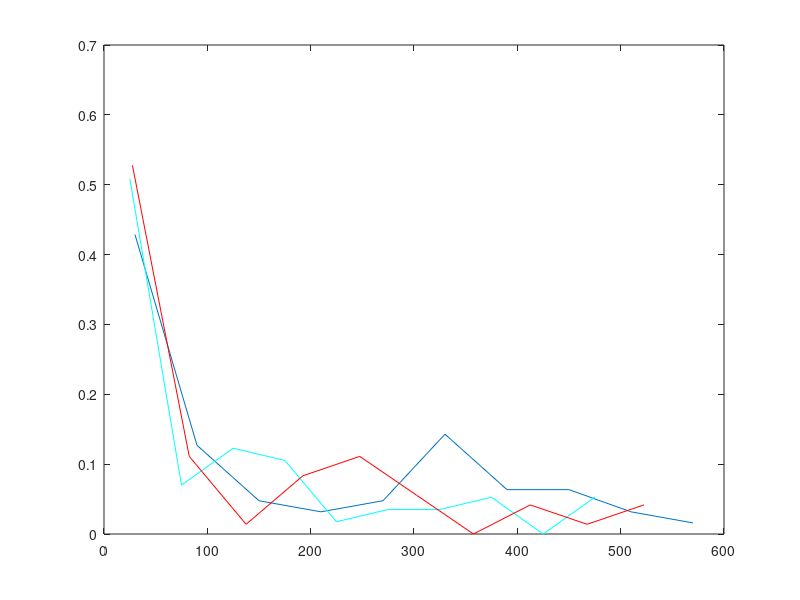

Reproduce this figure in MATLAB.
x = csvread('x1.csv');
[n, z] = hist(x, 10);
n = n./sum(n);
plot(z, n)
hold on

x = csvread('x2.csv');
[n, z] = hist(x, 10);
n = n./sum(n);
plot(z, n, 'c')
hold on

x = csvread('x3.csv');
[n, z] = hist(x, 10);
n = n./sum(n);
plot(z, n, 'r')
hold on

% 
% x = csvread('cellsum1.csv');
% [n, z] = hist(x, 10);
% n = n./sum(n);
% plot(z, n,'r')
% hold on
% 
% x = csvread('cellsum2.csv');
% [n, z] = hist(x, 10);
% n = n./sum(n);
% plot(z, n,'c')
% % hold on
% 
% x = csvread('cellsum3.csv');
% [n, z] = hist(x, 10);
% n = n./sum(n);
% plot(z, n,'k')
% hold on

% x = csvread('cellsuma2.csv');
% [n, z] = hist(x, 10);
% n = n./sum(n);
% plot(z, n, 'c')
% hold on
% 
% 
% x = csvread('cellsuma.csv');
% [n, z] = hist(x, 10);
% n = n./sum(n);
% plot(z, n, 'r')
% hold on
